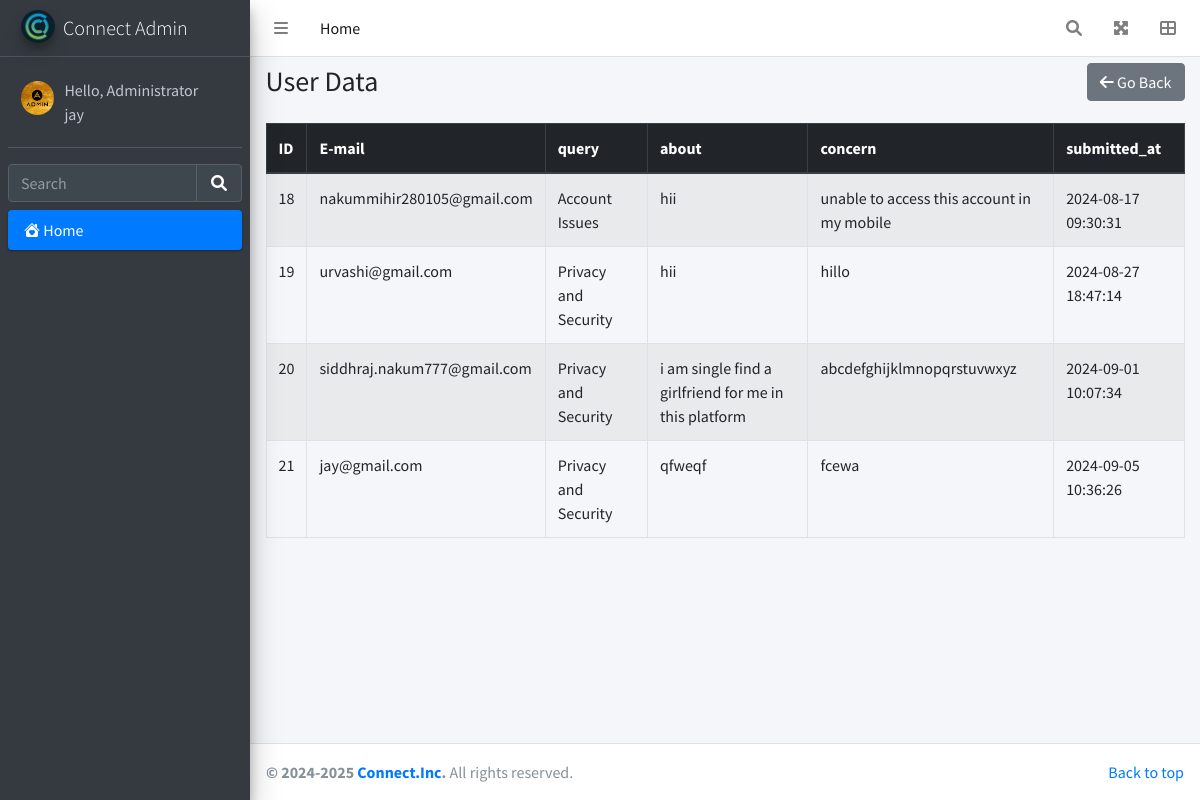
The page /user_queries_data.php (signed in) on the database its author committed.
### tables this page shows
CREATE TABLE `loginsystem` (
  `id` int NOT NULL,
  `profile_picture` varchar(255) DEFAULT NULL,
  `unm` varchar(50) NOT NULL,
  `pwd` varchar(50) NOT NULL,
  `cpwd` varchar(50) NOT NULL,
  `no` varchar(10) NOT NULL,
  `age` varchar(3) NOT NULL,
  `rd1` varchar(10) NOT NULL,
  `role` varchar(255) DEFAULT NULL
);

CREATE TABLE `user_queries` (
  `id` int NOT NULL,
  `email` varchar(255) NOT NULL,
  `query` varchar(255) NOT NULL,
  `about` text NOT NULL,
  `concern` text NOT NULL,
  `submitted_at` timestamp NULL DEFAULT CURRENT_TIMESTAMP
);

### user_queries_data.php (the view, shortened to what this page needs)
<?php
include "config.php";
$id = $_SESSION['id'];
$sql = "SELECT unm FROM loginsystem WHERE id='$id'";
$result = $con->query($sql);
$adminName = "";
if ($result && $result->num_rows > 0) {
    $row = $result->fetch_assoc();
    $adminName = htmlspecialchars($row['unm']);
}
?>
<!DOCTYPE html>
<html lang="en">
<head>
  <link rel="stylesheet" href="https://cdn.jsdelivr.net/npm/bootstrap-icons@1.11.3/font/bootstrap-icons.min.css">
  <link rel="stylesheet" href="css/all.min.css">
  <link rel="stylesheet" href="https://cdnjs.cloudflare.com/ajax/libs/font-awesome/6.0.0-beta3/css/all.min.css">
  <link rel="stylesheet" href="css/adminlte.min.css">
</head>
<body class="hold-transition sidebar-mini">
<div class="wrapper">
  <nav class="main-header navbar navbar-expand navbar-white navbar-light">
    <ul class="navbar-nav">
      <li class="nav-item">
        <a class="nav-link" data-widget="pushmenu" href="#" role="button"><i class="fas fa-bars"></i></a>
      </li>
      <li class="nav-item d-none d-sm-inline-block">
        <a href="#" class="nav-link active">Home</a>
      </li>
    </ul>
    <ul class="navbar-nav ml-auto">
      <li class="nav-item">
        <a class="nav-link" data-widget="navbar-search" href="#" role="button">
          <i class="fas fa-search"></i>
        </a>
      </li>
      <li class="nav-item">
        <a class="nav-link" data-widget="fullscreen" href="#" role="button">
          <i class="fas fa-expand-arrows-alt"></i>
        </a>
      </li>
      <li class="nav-item">
        <a class="nav-link" data-widget="control-sidebar" data-slide="true" href="#" role="button">
          <i class="fas fa-th-large"></i>
        </a>
      </li>
    </ul>
  </nav>
  <aside class="main-sidebar sidebar-dark-primary elevation-4">
    <a href="#" class="brand-link">
      <img src="images/logo.png" alt="Logo" id="logo1" class="brand-image img-circle elevation-3" style="opacity: .8">
      <span class="brand-text font-weight-light">Connect Admin</span>
    </a>
    <div class="sidebar">
      <div class="user-panel mt-3 pb-3 mb-3 d-flex">
        <div class="image">
          <img src="./images/adminlogo.png" class="img-circle elevation-6 mt-2" alt="User Image">
        </div>
        <div class="info" id="adminName">
          <a href="#" class="d-block">Hello, Administrator<br><?php echo $adminName; ?></a>
        </div>
      </div>
      <div class="form-inline">
        <div class="input-group" data-widget="sidebar-search">
          <input class="form-control form-control-sidebar" type="search" placeholder="Search" aria-label="Search">
          <div class="input-group-append">
            <button class="btn btn-sidebar">
              <i class="fas fa-search fa-fw"></i>
            </button>
          </div>
        </div>
      </div>
      <nav class="mt-2">
        <ul class="nav nav-pills nav-sidebar flex-column" data-widget="treeview" role="menu" data-accordion="false">
          <li class="nav-item">
            <a href="#" class="nav-link active">
              <i class="bi bi-house-heart-fill"></i>
              <p>Home</p>
            </a>
          </li>
        </ul>
      </nav>
    </div>
  </aside>
  <div class="content-wrapper">
    <section class="content">
      <div class="container-fluid">
        <div class="d-flex-between">
          <h3 class="mt-2">User Data</h3>
          <a href="indexadmin.php" class="btn btn-secondary btn-go-back">
            <i class="fas fa-arrow-left"></i> Go Back
          </a>
        </div>
        <?php
          include "config.php";
          $sql = "SELECT id,email,query,about,concern,submitted_at FROM user_queries";
          $result = $con->query($sql);
          if ($result && $result->num_rows > 0) {
            echo "<table class='table table-bordered table-striped'>";
            echo "<thead class='thead-dark'><tr>";
            echo "<th>ID</th>";
            echo "<th>E-mail</th>";
            echo "<th>query</th>";
            echo "<th>about</th>";
            echo "<th>concern</th>";
            echo "<th>submitted_at</th>";
            echo "</tr></thead><tbody>";
            while($row = $result->fetch_assoc()) {
              echo "<tr>";
              echo "<td>" . htmlspecialchars($row['id']) . "</td>";
              echo "<td>" . htmlspecialchars($row['email']) . "</td>";
              echo "<td>" . htmlspecialchars($row['query']) . "</td>";
              echo "<td>" . htmlspecialchars($row['about']) . "</td>";
              echo "<td>" . htmlspecialchars($row['concern']) . "</td>";
              echo "<td>" . htmlspecialchars($row['submitted_at']) . "</td>";
              echo "</tr>";
            }
            echo "</tbody></table>";
          } else {
            echo "<div class='alert alert-info'>No users found.</div>";
          }
        ?>
      </div>
    </section>
  </div>
  <footer class="main-footer">
    <div class="float-right d-none d-sm-inline">
      <a href="#" style="float:right;">Back to top</a>
    </div>
    <strong>&copy; 2024-2025 <a href="https://adminlte.io">Connect.Inc</a>.</strong> All rights reserved.
  </footer>
</div>
</body>
</html>

### user_queries_data.php (style rules this page uses)
#logo1 { animation: spin 7s infinite linear; }
.d-flex-between { display: flex; justify-content: space-between; align-items: center; margin-bottom: 1rem; }
.btn-go-back { margin-left: auto; }

### rows shown on the page
loginsystem: unm "jay"
user_queries: id "18", email "nakummihir280105@gmail.com", query "Account Issues", about "hii", concern "unable to access this account in my mobile", submitted_at "2024-08-17 09:30:31"
user_queries: id "19", email "urvashi@gmail.com", query "Privacy and Security", about "hii", concern "hillo", submitted_at "2024-08-27 18:47:14"
user_queries: id "20", email "siddhraj.nakum777@gmail.com", query "Privacy and Security", about "i am single find a girlfriend for me in this platform", concern "abcdefghijklmnopqrstuvwxyz", submitted_at "2024-09-01 10:07:34"
user_queries: id "21", email "jay@gmail.com", query "Privacy and Security", about "qfweqf", concern "fcewa", submitted_at "2024-09-05 10:36:26"
